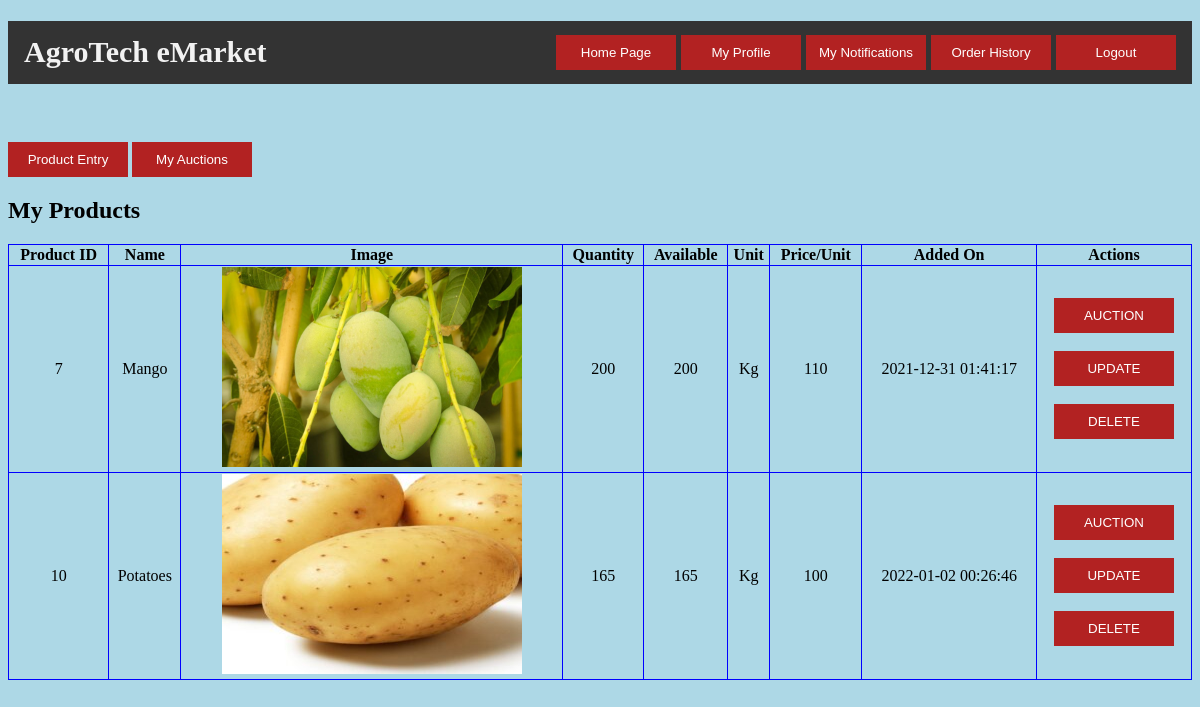
/myproduct.php (signed in), run on the app's committed database.
### tables this page shows
CREATE TABLE `product` (
  `p_id` int(10) NOT NULL,
  `productName` varchar(25) NOT NULL,
  `productImage` varchar(255) NOT NULL,
  `Quantity` int(10) NOT NULL,
  `Price_perUnit` int(10) NOT NULL,
  `Unit` varchar(10) NOT NULL,
  `Added_date` datetime NOT NULL,
  `f_username` varchar(25) NOT NULL,
  `AvailableQuantity` int(10) NOT NULL
);

### myproduct.php (the view, shortened to what this page needs)
<?php
    if(isset($_SESSION['username']) && !empty($_SESSION['username'])){
      ?>
      <!DOCTYPE html>
      <html>
          <head>
          </head>
          <body>
            <h1 class="header">
              <left>AgroTech eMarket</left>
              <right>
                <input id="button" type="button" value="Home Page" onclick="home()">
                <input id="button" type="button" value="My Profile" onclick="profile()">
                <input id="button" type="button" value="My Notifications" onclick="notification()">
                <input id="button" type="button" value="Order History" onclick="orderhistory()">
                <input type="button" id="button" value="Logout" onclick="logout();">
              </right>
            </h1>
                <br><br>
            <input type="button" id="button" value="Product Entry" onclick="product_entry();">
            <input type="button" id="button" value="My Auctions" onclick="bidRoom_entry();">
            <div>
              <h2>My Products</h2>
              <table id="p_table" class=".text">
                <thead>
                  <tr>
                    <th>Product ID</th>
                    <th>Name</th>
                    <th>Image</th>
                    <th>Quantity</th>
                    <th>Available</th>
                    <th>Unit</th>
                    <th>Price/Unit</th>
                    <th>Added On</th>
                    <th>Actions</th>
                  </tr>
                  <?php
                  try{
                    $conn=new PDO("mysql:host=localhost:3306;dbname=eMarket;", "root", "");
                    $conn->setAttribute(PDO::ATTR_ERRMODE, PDO::ERRMODE_EXCEPTION);
                    $sqlquary="SELECT* FROM product WHERE f_username = '$_SESSION[username]'";
                    $pdo_obj=$conn->query($sqlquary);
                    $table_data=$pdo_obj->fetchAll();
                    if($pdo_obj->rowCount() == 0){
                      ?>
                      <tr>
                        <td colspan="8">No Data</td>
                      </tr>
                      <?php
                    }
                    else{
                      foreach ($table_data as $row) {
                        ?>
                        <tr>
                          <td><?php echo $row['p_id'] ?></td>
                          <td><?php echo $row['productName'] ?></td>
                          <td><img src="<?php echo $row['productImage'] ?>" width="300" height="200"?> </td>
                          <td><?php echo $row['Quantity'] ?></td>
                          <td><?php echo $row['AvailableQuantity'] ?></td>
                          <td><?php echo $row['Unit'] ?></td>
                          <td><?php echo $row['Price_perUnit'] ?></td>
                          <td><?php echo $row['Added_date'] ?></td>
                          <td>
                          <?php
                            $p_id=$row['p_id'];
                            $sqlquary1="SELECT* FROM bid_room WHERE p_id = $p_id";
                            $pdo_obj1=$conn->query($sqlquary1);
                            if($pdo_obj1->rowCount() == 0){
                                ?>
                                <input type="button" id="button" value="AUCTION" onclick="add_to_auction(<?php echo $row['p_id'] ?>);">
                                <?php
                              }
                              ?>
                            <br><br>
                            <input type="button" id="button" value="UPDATE" onclick="update_data(<?php echo $row['p_id'] ?>);">
                            <br><br>
                            <input type="button" id="button" value="DELETE" onclick="delete_data(<?php echo $row['p_id'] ?>);">
                          </td>
                        </tr>
                        <?php
                      }
                    }
                  }
                  catch(PDOException $ex){
                    ?>
                        <tr>
                            <td colspan="8">No Products Available</td>
                        <tr>
                    <?php
                }
                   ?>
                </thead>
              </table>
            </div>
          </body>
      </html>
      <?php
    }
    else{
        ?>
        <script>location.assign("login.php");</script>
        <?php
    }
?>

### myproduct.php (style rules this page uses)
body { background-color: lightblue; }
#button { padding: 10px; width: 120px; color: white; background-color: FireBrick; border: none; }
#p_table { width: 100%; border: 1px solid blue; border-collapse: collapse; }
#p_table th, #p_table td { border: 1px solid blue; border-collapse: collapse; text-align: center; }
.header { background-color: #333; overflow: hidden; }
.header left { float: left; color: #f2f2f2; text-align: center; padding: 14px 16px; text-decoration: none; font-size: 30px; }
.header right { float: right; color: #f2f2f2; text-align: center; padding: 14px 16px; text-decoration: none; font-size: 20px; }

### data on the page
product: p_id "7", productName "Mango", productImage (picture), Quantity "200", AvailableQuantity "200", Unit "Kg", Price_perUnit "110", Added_date "2021-12-31 01:41:17"
product: p_id "10", productName "Potatoes", productImage (picture), Quantity "165", AvailableQuantity "165", Unit "Kg", Price_perUnit "100", Added_date "2022-01-02 00:26:46"
